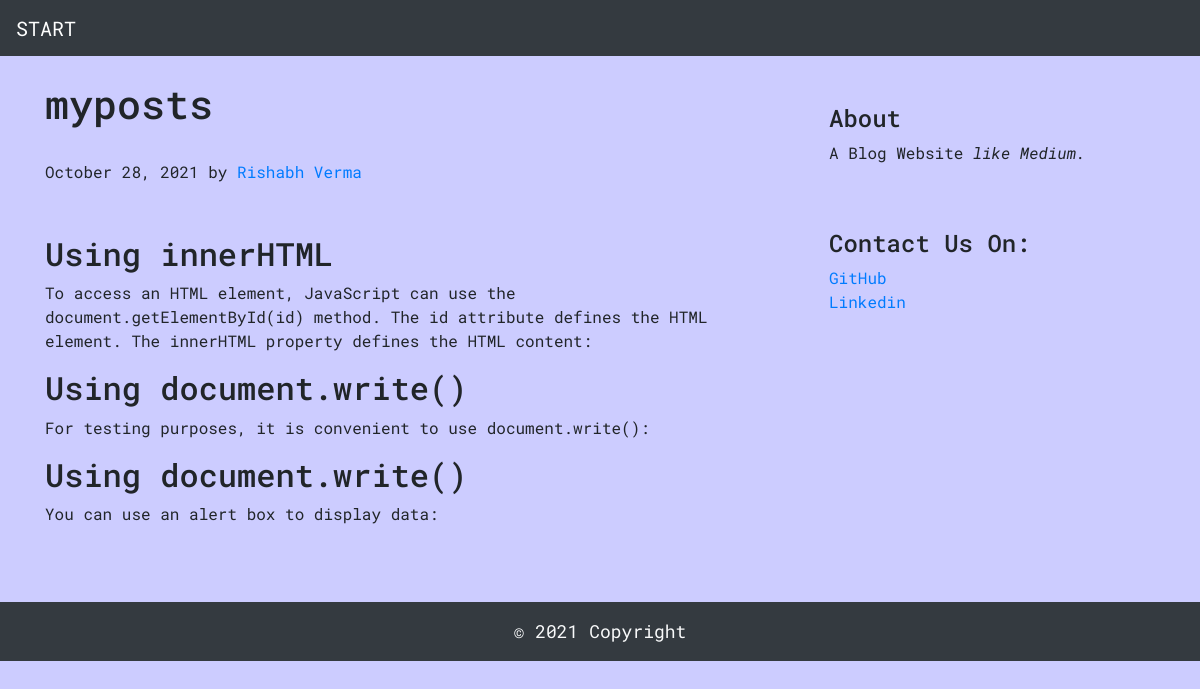
/blog/blogpost/2/, run on the app's committed database.
### blog/models.py (models this page shows, shortened)
class BlogPost(models.Model):
    post_id = models.AutoField(primary_key=True)
    title = models.CharField(max_length=5000, default='')
    head0 = models.CharField(max_length=500, default='')
    chead0 = models.CharField(max_length=500, default='')
    head1 = models.CharField(max_length=500, default='')
    chead1 = models.CharField(max_length=500, default='')
    head2 = models.CharField(max_length=500, default='')
    chead2 = models.CharField(max_length=500, default='')
    pub_date =models.DateField()
    thumbnail = models.ImageField(upload_to="shop/images",default="")

### blog/views.py (the view)
# urls.py: path('blogpost/<int:id>/', views.blogpost, name="blogpost")
def blogpost(request, id):
    post = BlogPost.objects.filter(post_id=id)[0]
    today = date.today()
    d2 = today.strftime("%B %d, %Y")
    return render(request, 'blog/blogpost.html',{'post':post,'d2':d2})

### blog/templates/blog/blogpost.html (shortened to what this page needs)
{% extends 'blog/basic.html'%}
{% block body %}
<nav class="mb-4 navbar navbar-expand-lg navbar-dark bg-dark">
    <a class="navbar-brand" href="/">START</a>
</nav>
<div class="container">
    <div class="row mt-4">
        <div class="col-md-8 blog-main">
            <h1 class="pb-4 ">
                {{post.title}}
            </h1>
            <p class="blog-post-meta">{{d2}} by <a href="https://www.linkedin.com/in/rishabh-verma-5366901a1/">Rishabh Verma</a></p>
            <div class="fb-like" data-href="http://127.0.0.1:8000/blog/blogpost/{{post.post_id}}" data-layout="standard" data-action="like" data-size="large" data-show-faces="false" data-share="true"></div><br>
            <div class="blog-post">
                <h2 class="blog-post-title">{{post.head0}}</h2>
                <p>{{post.chead0}}</p>
                <h2 class="blog-post-title">{{post.head1}}</h2>
                <p> {{post.chead1}}</p>
                <h2 class="blog-post-title">{{post.head1}}</h2>
                <p>{{post.chead2}}</p>
            </div>
        </div>
        <aside class="col-md-4 blog-sidebar">
            <div class="p-4 mb-3 rounded">
                <h4>About</h4>
                <p class="mb-0">A Blog Website<em> like Medium.</em></p>
            </div>
            <div class="p-4">
                <h4 class="">Contact Us On: </h4>
                <ol class="list-unstyled">
                    <li><a href="https://github.com/aryan2621">GitHub</a></li>
                    <li><a href="https://www.linkedin.com/in/rishabh-verma-5366901a1/">Linkedin</a></li>
                </ol>
            </div>
        </aside>
    </div>
</div>
{% endblock %}

### blog/templates/blog/basic.html (style rules this page uses)
body { font-family: 'Roboto Mono', monospace; }
body { background:rgb(204, 204, 255); }

### blog/templates/blog/blogpost.html (style rules this page uses)
.fb-like { padding:3px; margin:0 0 5px 0; }

### data on the page
BlogPost: title "myposts", head0 "Using innerHTML", chead0 "To access an HTML element, JavaScript can use the document.getElementById(id) method. The id attribute defines the HTML element. The innerHTML property defines the HTML content:", head1 "Using document.write()", chead1 "For testing purposes, it is convenient to use document.write():", chead2 "You can use an alert box to display data:"
